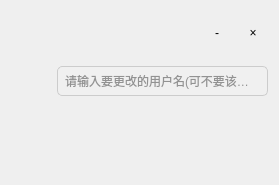
<?xml version="1.0" encoding="UTF-8"?>
<ui version="4.0">
 <class>AlterNameWidget</class>
 <widget class="QWidget" name="AlterNameWidget">
  <property name="geometry">
   <rect>
    <x>0</x>
    <y>0</y>
    <width>279</width>
    <height>185</height>
   </rect>
  </property>
  <property name="windowTitle">
   <string>Form</string>
  </property>
  <layout class="QVBoxLayout" name="verticalLayout">
   <item>
    <layout class="QHBoxLayout" name="horizontalLayout_topBar">
     <item>
      <spacer name="horizontalSpacer_3">
       <property name="orientation">
        <enum>Qt::Horizontal</enum>
       </property>
       <property name="sizeHint" stdset="0">
        <size>
         <width>37</width>
         <height>17</height>
        </size>
       </property>
      </spacer>
     </item>
     <item>
      <widget class="QToolButton" name="minimizeButton">
       <property name="minimumSize">
        <size>
         <width>30</width>
         <height>30</height>
        </size>
       </property>
       <property name="styleSheet">
        <string notr="true">#minimizeButton {
    border: none;
    background-color: transparent;
    min-width: 30px;
    min-height: 30px;
    max-width: 30px;
    max-height: 30px;
}

#minimizeButton:hover {
    background-color: #E1E1E1;
}

#minimizeButton:pressed {
    background-color: #BDBDBD;
}</string>
       </property>
       <property name="text">
        <string>-</string>
       </property>
      </widget>
     </item>
     <item>
      <widget class="QToolButton" name="closeButton">
       <property name="minimumSize">
        <size>
         <width>30</width>
         <height>30</height>
        </size>
       </property>
       <property name="styleSheet">
        <string notr="true">#closeButton {
    border: none;
    background-color: transparent;
    min-width: 30px;
    min-height: 30px;
    max-width: 30px;
    max-height: 30px;
}

#closeButton:hover {
    background-color: #E57373;
    color: white;
}

#closeButton:pressed {
    background-color: #D32F2F;
    color: white;
}</string>
       </property>
       <property name="text">
        <string>×</string>
       </property>
      </widget>
     </item>
    </layout>
   </item>
   <item>
    <layout class="QHBoxLayout" name="horizontalLayout_content">
     <item>
      <widget class="QToolButton" name="button_edit">
       <property name="minimumSize">
        <size>
         <width>40</width>
         <height>40</height>
        </size>
       </property>
       <property name="styleSheet">
        <string notr="true">#button_edit {
    border: none;
    background-color: transparent;
	
	border-image: url(:/img/btn_edit.png);
}

#button_edit:hover {
    background-color: #E1E1E1;
}

#button_edit:pressed {
    background-color: #BDBDBD;
}</string>
       </property>
       <property name="text">
        <string/>
       </property>
      </widget>
     </item>
     <item>
      <widget class="QLineEdit" name="lineEdit_renameUsername">
       <property name="minimumSize">
        <size>
         <width>0</width>
         <height>30</height>
        </size>
       </property>
       <property name="styleSheet">
        <string notr="true">QLineEdit {
    background-color: #f0f0f0;
    border: 1px solid #ccc;
    border-radius: 5px;
    padding: 5px;
    color: #333;
}

QLineEdit:hover {
    border-color: #aaa;
}

QLineEdit:focus {
    border-color: #0078d7;
    background-color: #fff;
}</string>
       </property>
       <property name="placeholderText">
        <string>请输入要更改的用户名(可不要该功能)</string>
       </property>
      </widget>
     </item>
    </layout>
   </item>
   <item>
    <layout class="QHBoxLayout" name="horizontalLayout_bottomBar">
     <item>
      <spacer name="horizontalSpacer">
       <property name="orientation">
        <enum>Qt::Horizontal</enum>
       </property>
       <property name="sizeHint" stdset="0">
        <size>
         <width>198</width>
         <height>20</height>
        </size>
       </property>
      </spacer>
     </item>
     <item>
      <widget class="QPushButton" name="button_renameUsername">
       <property name="sizePolicy">
        <sizepolicy hsizetype="Minimum" vsizetype="Fixed">
         <horstretch>0</horstretch>
         <verstretch>0</verstretch>
        </sizepolicy>
       </property>
       <property name="minimumSize">
        <size>
         <width>91</width>
         <height>51</height>
        </size>
       </property>
       <property name="maximumSize">
        <size>
         <width>91</width>
         <height>51</height>
        </size>
       </property>
       <property name="styleSheet">
        <string notr="true">#button_renameUsername {
    border: none;
    background-color: transparent;
	border-image: url(:/img/btn_alter.png);
}

#button_renameUsername:hover {
    background-color: #E1E1E1;
}

#button_renameUsername:pressed {
    background-color: #BDBDBD;
}</string>
       </property>
       <property name="iconSize">
        <size>
         <width>30</width>
         <height>30</height>
        </size>
       </property>
      </widget>
     </item>
    </layout>
   </item>
  </layout>
 </widget>
 <resources/>
 <connections/>
</ui>
